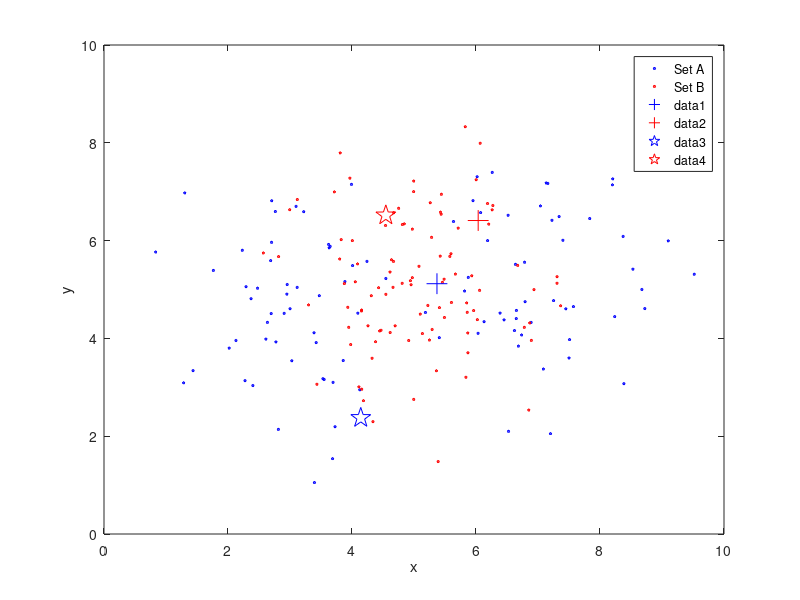
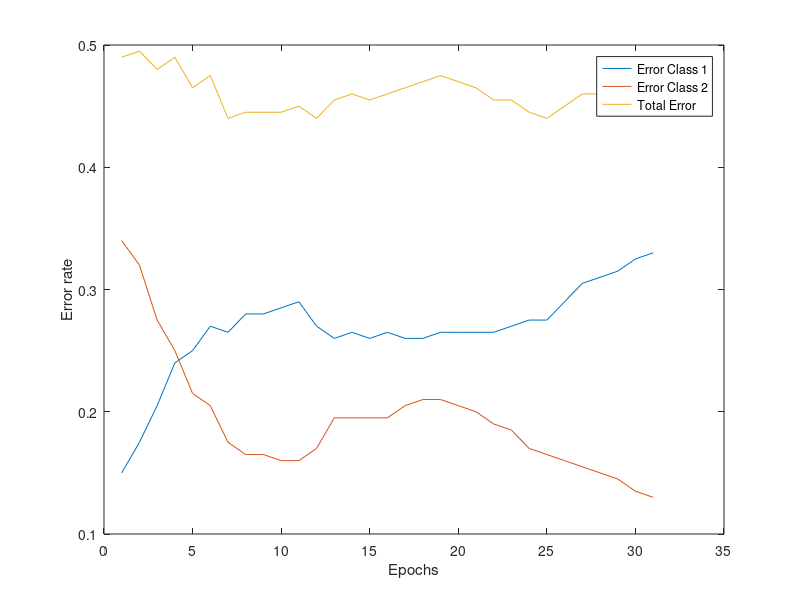

Recreate these plots in MATLAB, in order.
load('data_lvq_A') % matA
load('data_lvq_B') % matB

close all
figure;
plot(matA(:,1),matA(:,2), 'bp', 'markersize', 2);
hold on;
plot(matB(:,1),matB(:,2), 'rp', 'markersize', 2);
xlabel('x'); ylabel('y');
legend('Set A', 'Set B');

data = [matA ; matB];
data_labels = (floor( (0:length(data)-1) * 2 / length(data))).';
data = [data data_labels];

% The prototypes
w_A = 1;
w_B = 1;
w = zeros(w_A + w_B, ndims(data)+1);

eta = 0.01;
nrEpochs = 500;

E_1 = zeros(1,nrEpochs);
E_2 = zeros(1,nrEpochs);

% Randomly initialize the prototypes between the minimum and maximum values
% last value being their class
for i = 1 : size(w,1)
    if i <= w_A
        w(i,:) = [mean(matA) + rand()*2*std(matA)-std(matA) 0];
    else
        w(i,:) = [mean(matB) + rand()*2*std(matB)-std(matB) 1];
    end
end

plot(w(1:w_A,1), w(1:w_A,2), 'b+', 'markersize', 15);
plot(w(w_A+1:size(w,1),1), w(w_A+1:size(w,1),2), 'r+', 'markersize', 15);

for epoch = 1:nrEpochs
    % Training
    for point = 1 : size(data,1)
         % Find the row with the nearest prototype
        rowMin = find(pdist2(data(point,1:2), w(:,1:2)) == min(pdist2(data(point,1:2), w(:,1:2))),1);
        % If the classes of the data point and the nearest prototype are the same
        if w(rowMin,end) == data(point, end)
            % Move the row closer to the data point
            w(rowMin,1:2) = w(rowMin,1:2) + eta * (data(point,1:2) - w(rowMin,1:2));
        else
            w(rowMin,1:2) = w(rowMin,1:2) - eta * (data(point,1:2) - w(rowMin,1:2));
        end
    end
       
    % Testing
    for point = 1 : size(data,1)
        % Find the row with the nearest prototype
        rowMin = find(pdist2(data(point,1:2), w(:,1:2)) == min(pdist2(data(point,1:2), w(:,1:2))),1);
        if w(rowMin,end) ~= data(point, end)
            if point <= size(matA,1)
                E_1(epoch) = E_1(epoch) + 1;
            else
                E_2(epoch) = E_2(epoch) + 1;
            end
        end
    end
    E = E_1 + E_2;
    
    if (epoch > 10 && var(E(:,epoch-4:epoch)) < 0.05)
        epoch
        E_1(:,epoch+1:end) = [];
        E_2(:,epoch+1:end) = [];
        E(:,epoch+1:end) = [];
        break
    end
end

plot(w(1:w_A,1), w(1:w_A,2), 'bp', 'markersize', 15);
plot(w(w_A+1:size(w,1),1), w(w_A+1:size(w,1),2), 'rp', 'markersize', 15);

figure;
plot(E_1/200)
hold on;
plot(E_2/200);
plot(E/200);
legend('Error Class 1', 'Error Class 2', 'Total Error');
xlabel('Epochs')
ylabel('Error rate')
